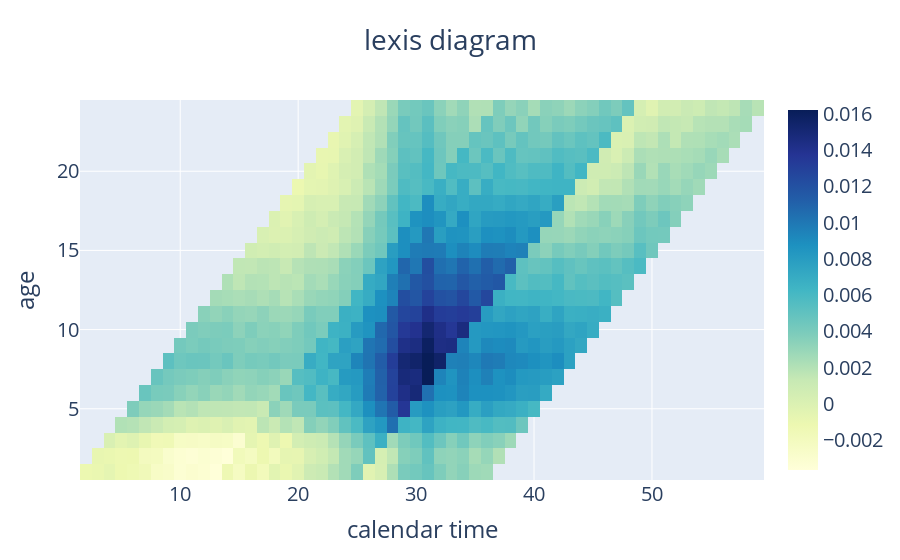

The code cell stored with this chart in its notebook:
### Code cell
import plotly.offline as py
fig = go.Figure(data=go.Heatmap(
                z=z_indices,
                x=c,
                y=t,
                colorscale='YlGnBu',
                hoverongaps = False))

fig.update_layout(title="lexis diagram",
            title_x=0.5,
            xaxis_title = "calendar time",
            yaxis_title = "age",
            font=dict(
                size=20
            ))

fig.show()
#py.plot(fig, filename='lexis_diagram_greys.html',auto_open = False)

### Figure 1 — Plotly figure (JSON) as saved in the notebook; plotly's stock layout.template omitted (floating-point values rounded to 4 significant figures; data arrays with more than 128 entries replaced by an {"elided": "..."} marker saying what was removed)
{"data": [{"colorscale": [[0, "rgb(255,255,217)"], [0.125, "rgb(237,248,177)"], [0.25, "rgb(199,233,180)"], [0.375, "rgb(127,205,187)"], [0.5, "rgb(65,182,196)"], [0.625, "rgb(29,145,192)"], [0.75, "rgb(34,94,168)"], [0.875, "rgb(37,52,148)"], [1, "rgb(8,29,88)"]], "hoverongaps": false, "type": "heatmap", "x": [2, 3, 4, 5, 6, 7, 8, 9, 10, 11, 12, 13, 14, 15, 16, 17, 18, 19, 20, 21, 22, 23, 24, 25, 26, 27, 28, 29, 30, 31, 32, 33, 34, 35, 36, 37, 38, 39, 40, 41, 42, 43, 44, 45, 46, 47, 48, 49, 50, 51, 52, 53, 54, 55, 56, 57, 58, 59], "y": [1, 2, 3, 4, 5, 6, 7, 8, 9, 10, 11, 12, 13, 14, 15, 16, 17, 18, 19, 20, 21, 22, 23, 24], "z": {"elided": "24x58 float values"}}], "layout": {"font": {"size": 20}, "title": {"text": "lexis diagram", "x": 0.5}, "xaxis": {"title": {"text": "calendar time"}}, "yaxis": {"title": {"text": "age"}}}}
